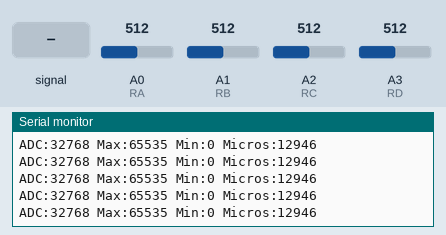
Simulated run of this sketch. Board: Arduino Zero (SAMD21). Parts: the last lines printed to the serial monitor. Inputs (shaded band) come from the test bench; at power-on: A0 (RA) = 512, A1 (RB) = 512, A2 (RC) = 512, A3 (RD) = 512 (analog values on the 0–1023 scale).

Above: at 1.2 s.
1.3 s: A0 (RA) fed a 200 Hz sine of ±81 counts around its level
At 1.9 s:
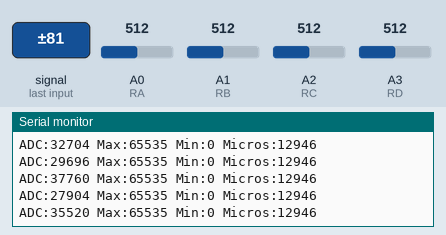
2.8 s: A0 (RA) set to 716
At 3.5 s:
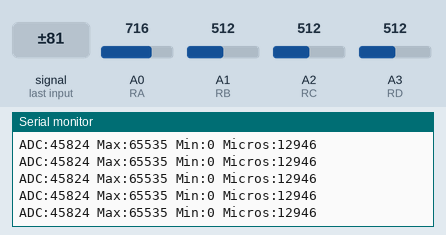
4.3 s: A0 (RA) set to 992
At 5.3 s:
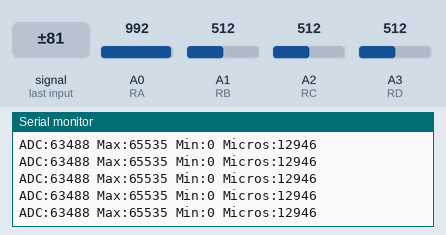
Timing chart, 0 to 7.3 s (numbered marks = the images above; inputs shaded):
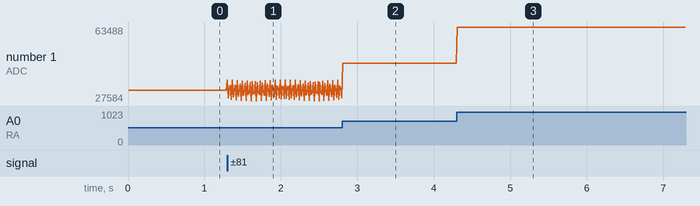

Measured:
- after the input at 1.3 s, the serial monitor: prints a new line at once (image 1)
- plotted number 1: 32768 → 28864 after the input at 1.3 s

The sketch:

manual.ino
```cpp
#define SELA 1
#define SELB 3
#define SELC 7

#define RA A0
#define RB A1
#define RC A2
#define RD A3


void setup() {
  // put your setup code here, to run once:
  Serial.begin(500000);
  analogReadResolution(16);

}

int hallValue;
int us;

int allValuesNowA[7];
int allValuesNowB[7];
int allValuesNowC[7];
int allValuesNowD[7];

int checkBit(int number, int place){
  return (number >> place) & 1;
}

void loop() {
  us = micros();

  for (int r = 0; r < 7; r++) {
    digitalWrite(SELA, checkBit(r, 0));
    digitalWrite(SELB, checkBit(r, 1));
    digitalWrite(SELC, checkBit(r, 2));

    for (int p = 0; p < 4; p++) {
      allValuesNowA[p] = analogRead(RA);
      allValuesNowB[p] = analogRead(RB);
      allValuesNowC[p] = analogRead(RC);
      allValuesNowD[p] = analogRead(RD);
    }
  }

  hallValue = analogRead(A0);
  Serial.print("ADC:");
  Serial.print(hallValue);
  Serial.print(" ");
  Serial.print("Max:");
  Serial.print(65535);
  Serial.print(" ");
  Serial.print("Min:");
  Serial.print(0);
  Serial.print(" ");
  Serial.print("Micros:");
  Serial.println(micros() - us);

}
```
